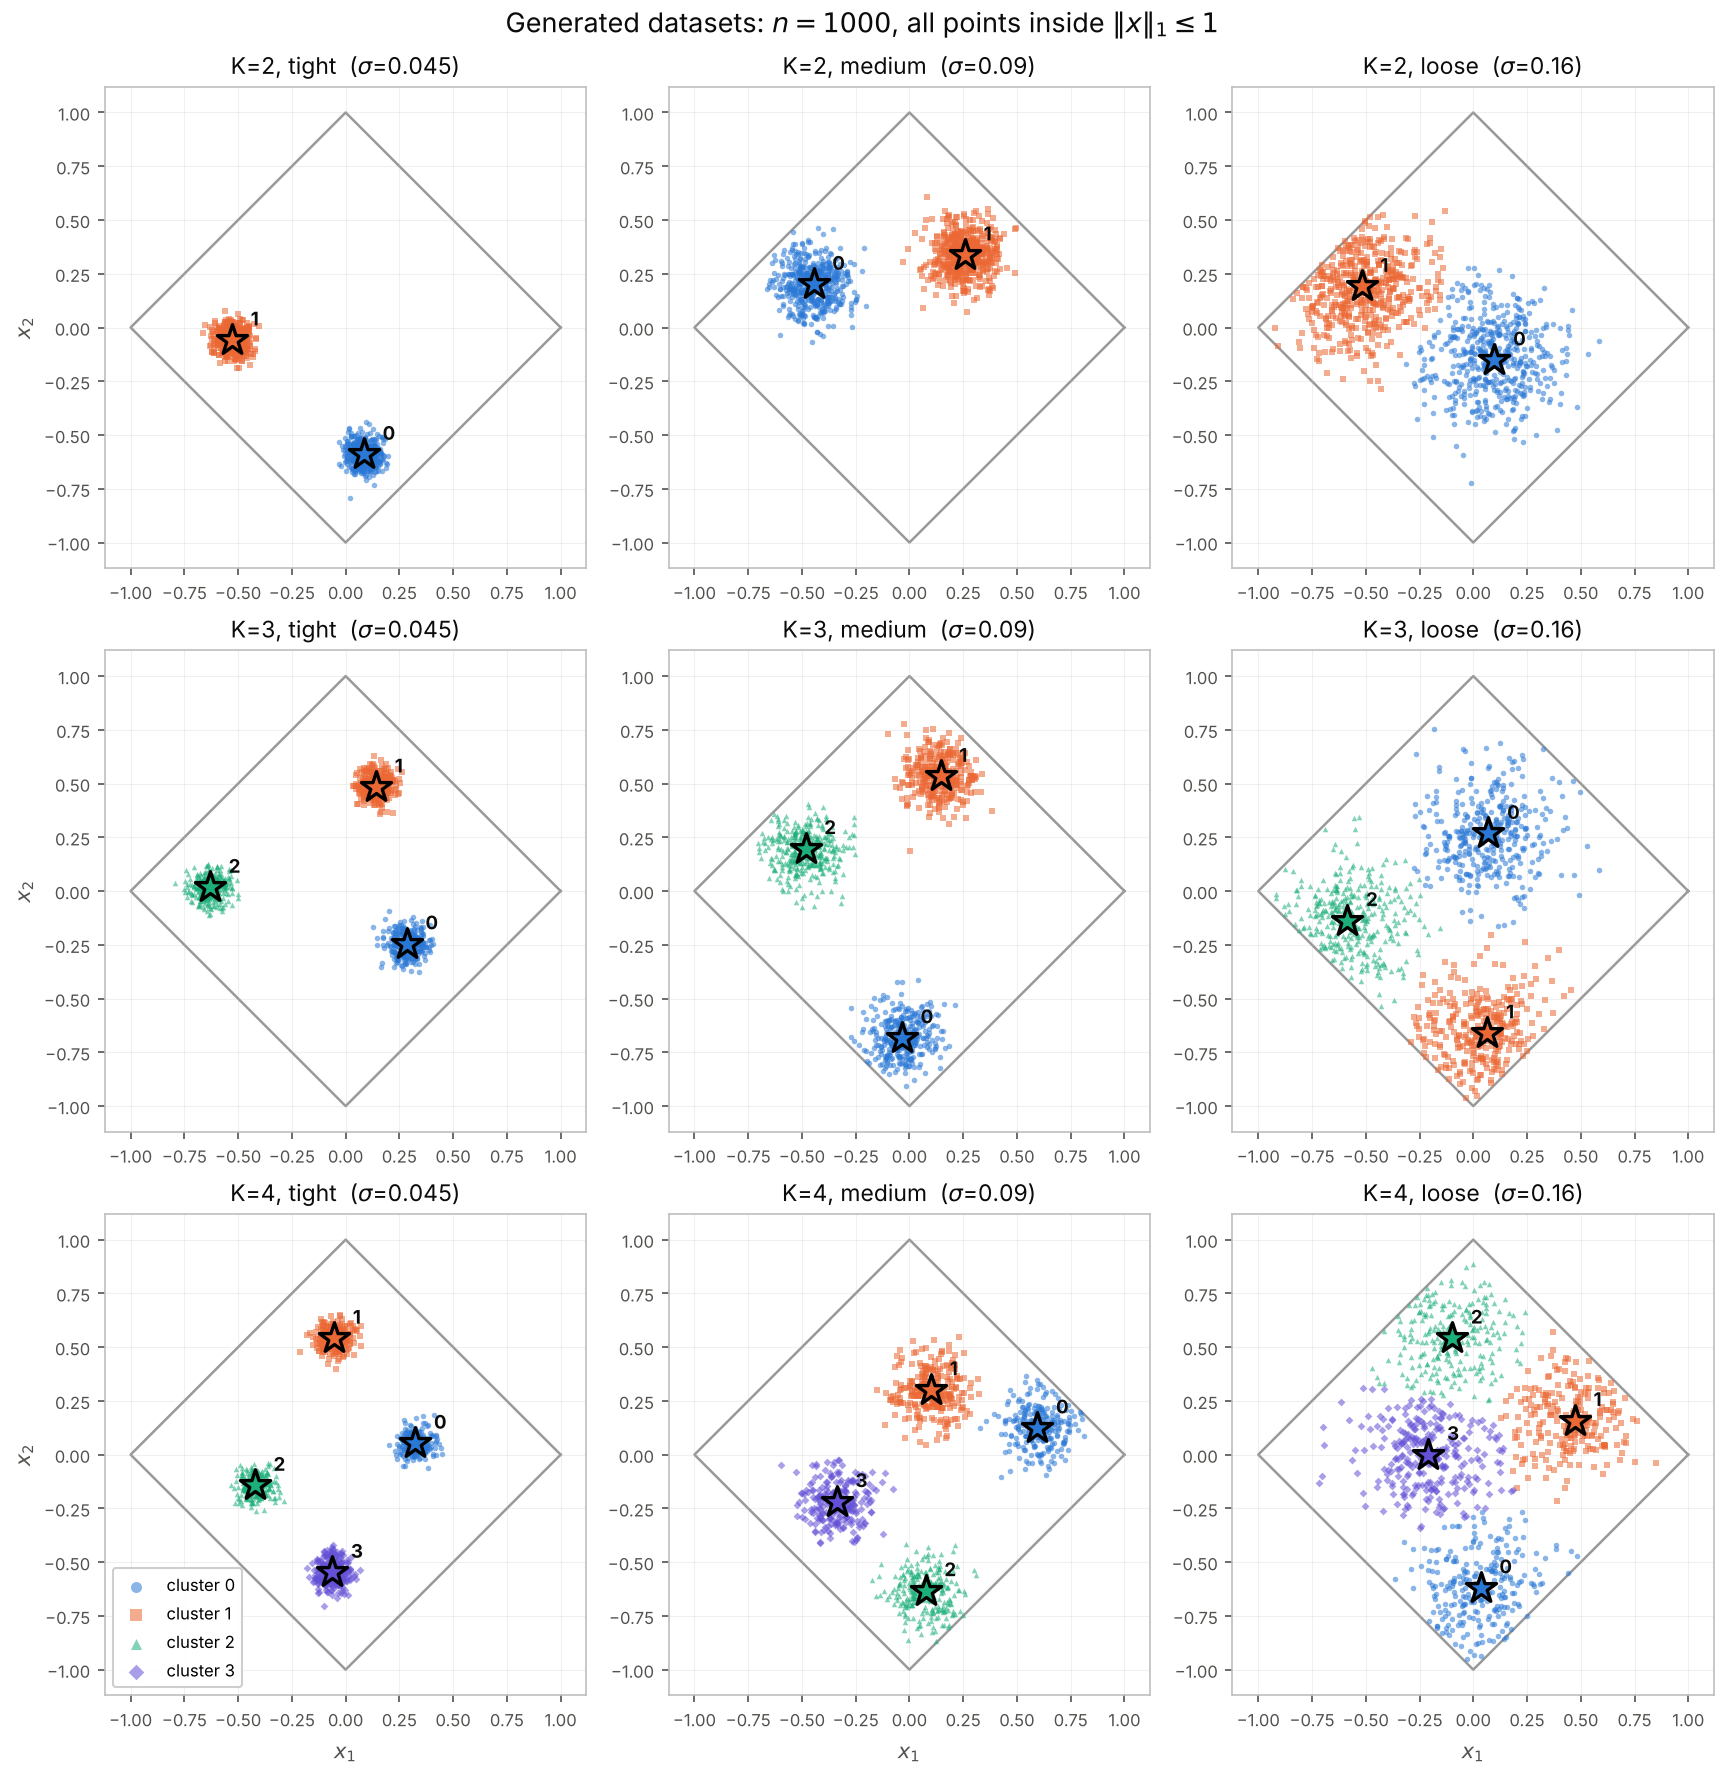

This chart was generated by the following Python code:
"""Preview the nine generated datasets."""
import numpy as np, matplotlib
matplotlib.use("Agg")
import matplotlib.pyplot as plt

# categorical slots 1-3 validate all-pairs (scatter) in light mode;
# slot 4 (violet) is carried by MARKER SHAPE as secondary encoding.
HUES    = ["#2a78d6", "#eb6834", "#1baf7a", "#6250d6"]
MARKERS = ["o", "s", "^", "D"]
INK, MUTED = "#0b0b0b", "#52514e"
LEVELS = ["tight", "medium", "loose"]

def read_csv(p):
    return np.loadtxt(p, delimiter=",", comments="#")

def read_truth(p):
    return np.loadtxt(p, delimiter=",", comments="#", ndmin=2)

fig, axes = plt.subplots(3, 3, figsize=(11.5, 11.8), constrained_layout=True)

for r, K in enumerate((2, 3, 4)):
    for c, lvl in enumerate(LEVELS):
        ax = axes[r, c]
        stem = f"blobs2d_k{K}_{lvl}"
        X = read_csv(f"{stem}.csv")
        T = read_truth(f"{stem}_truth.csv")
        Y = T[:, 1:3]

        # assign each point to its nearest true centre, for colouring only
        lab = np.argmin(((X[:, None, :] - Y[None, :, :]) ** 2).sum(-1), axis=1)

        ax.plot([1, 0, -1, 0, 1], [0, 1, 0, -1, 0], color="0.6", lw=1.2,
                ls="-", zorder=1)                      # the L1 ball boundary
        for j in range(K):
            m = lab == j
            ax.scatter(X[m, 0], X[m, 1], s=7, marker=MARKERS[j],
                       color=HUES[j], alpha=0.55, linewidths=0, zorder=2,
                       label=f"cluster {j}" if (r == 2 and c == 0) else None)
            ax.scatter(*Y[j], s=230, marker="*", color=HUES[j],
                       edgecolor="black", linewidth=1.6, zorder=5)
            ax.annotate(str(j), Y[j], textcoords="offset points",
                        xytext=(9, 7), fontsize=9, color=INK, weight="bold",
                        zorder=6)                      # direct label = relief rule

        ax.set_xlim(-1.12, 1.12); ax.set_ylim(-1.12, 1.12)
        ax.set_aspect("equal")
        ax.grid(alpha=0.18, lw=0.5)
        for s in ax.spines.values():
            s.set_color("0.75")
        ax.tick_params(colors=MUTED, labelsize=8)
        sig = {"tight": 0.045, "medium": 0.090, "loose": 0.160}[lvl]
        ax.set_title(f"K={K}, {lvl}  ($\\sigma$={sig})", color=INK, fontsize=11)
        if c == 0: ax.set_ylabel("$x_2$", color=MUTED)
        if r == 2: ax.set_xlabel("$x_1$", color=MUTED)

axes[2, 0].legend(fontsize=8, loc="lower left", framealpha=0.95, markerscale=2)
fig.suptitle("Generated datasets: $n=1000$, all points inside $\\|x\\|_1 \\leq 1$",
             color=INK, fontsize=13)
fig.savefig("preview.png", dpi=150)
fig.savefig("preview.pdf")
print("wrote preview.png / preview.pdf")
